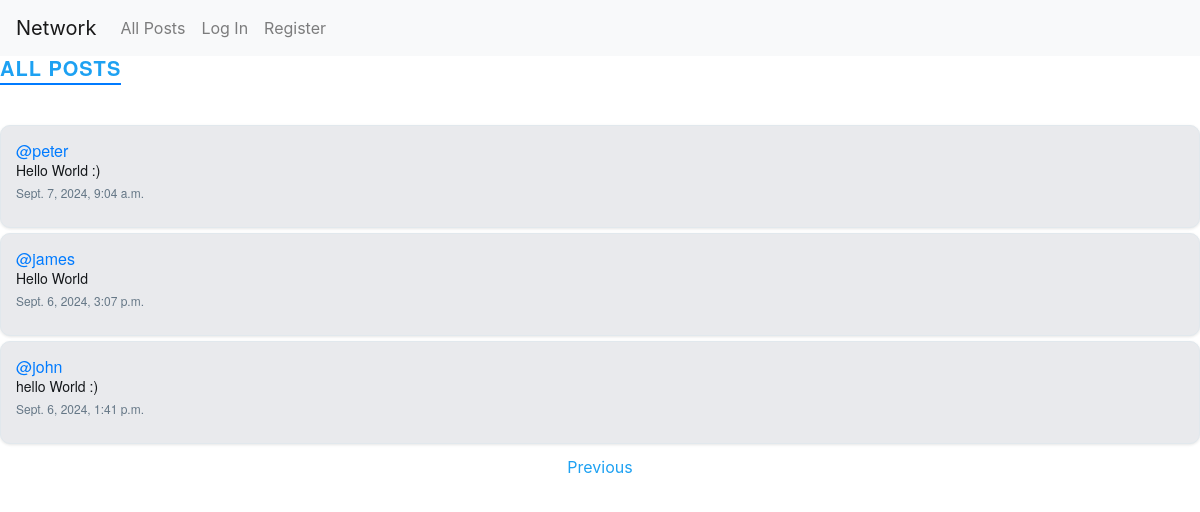
Screenshot of /?page=2 with the database file from the repository.
### network/models.py (models this page shows, shortened)
class Post(models.Model):
    content = models.CharField(max_length=260)
    user = models.ForeignKey(User, on_delete=models.CASCADE, related_name="author")
    date = models.DateTimeField(auto_now_add=True)
    likes = models.ManyToManyField(User, related_name='liked_posts')  # ManyToManyField for likes
    like_count = models.PositiveIntegerField(default=0)

class User(AbstractUser):
    pass

### network/views.py (the view)
# urls.py: path("", views.index, name="index"),
def index(request):
    allPosts = Post.objects.all().order_by("-id")
    paginator = Paginator(allPosts, 10)
    page_number = request.GET.get('page')
    posts_of_the_page = paginator.get_page(page_number)
    allLikes = Like.objects.all()
    whoYouLiked = []
    if request.user.is_authenticated:
        whoYouLiked = list(request.user.liked_posts.values_list('id', flat=True))
        for like in allLikes:
            if like.user.id == request.user.id:
                whoYouLiked.append(like.post.id)
    return render(request, "network/index.html", {
        "allPosts": allPosts,
        "posts_of_the_page": posts_of_the_page,
        "whoYouLiked": whoYouLiked
    })

### network/templates/network/index.html (shortened to what this page needs)
{% extends "network/layout.html" %}
{% block body %}
<h3>All Posts</h3>
<div class="all-posts">
    {% for post in posts_of_the_page %}
    <div class="cols post" class="post-container" style="position: relative" id="post-{{ post.id }}">
        <h5 class="username"><a href="{% url 'profile' user_id=post.user.id %}">@{{ post.user }}</a></h5>
        <h6 class="content" id="content_{{ post.id }}">{{ post.content }}</h6>
        <p class="date">{{ post.date }}</p>
    </div>
    {% endfor %}
</div>
<nav aria-label="Page navigation example">
    <ul class="pagination d-flex justify-content-center">
        {% if posts_of_the_page.has_previous %}
        <li class="page-item"><a class="page-link"
                href="?page={{ posts_of_the_page.previous_page_number }}">Previous</a></li>
        {% endif %}
    </ul>
</nav>
{% endblock %}

### network/static/network/styles.css (style rules this page uses)
h3 { font-family: 'Helvetica Neue', Arial, sans-serif; font-size: 24px; color: #77aadf; text-transform: uppercase; letter-spacing: 1px; font-weight: bold; text-align: center; margin-bottom: 20px; border-bottom: 2px solid #007bff; display: inline-block; padding-bottom: 3px; }
.post { border: 1px solid #e1e8ed; border-radius: 10px; padding: 15px; margin-bottom: 5px; background-color: #e9eaed; box-shadow: 0 1px 3px rgba(0, 0, 0, 0.1); }
.username { font-family: 'Helvetica Neue', Arial, sans-serif; font-size: 16px; color: #1da1f2; margin-bottom: 2px; }
.content { font-family: 'Helvetica Neue', Arial, sans-serif; font-size: 14px; color: #14171a; margin-bottom: 5px; }
.date { font-family: 'Helvetica Neue', Arial, sans-serif; font-size: 12px; color: #657786; margin-bottom: 10px; }
.all-posts { display: flex; flex-direction: column; margin-top: 20px; }
h3, h4 { color: #1DA1F2; font-weight: 20px; font-size: 20px; }
.pagination .page-item .page-link { color: #1DA1F2; border: none; }

### rows the page displays
Post: user "peter", content "Hello World :)", date "Sept. 7, 2024, 9:04 a.m."
Post: user "james", content "Hello World", date "Sept. 6, 2024, 3:07 p.m."
Post: user "john", content "hello World :)", date "Sept. 6, 2024, 1:41 p.m."
